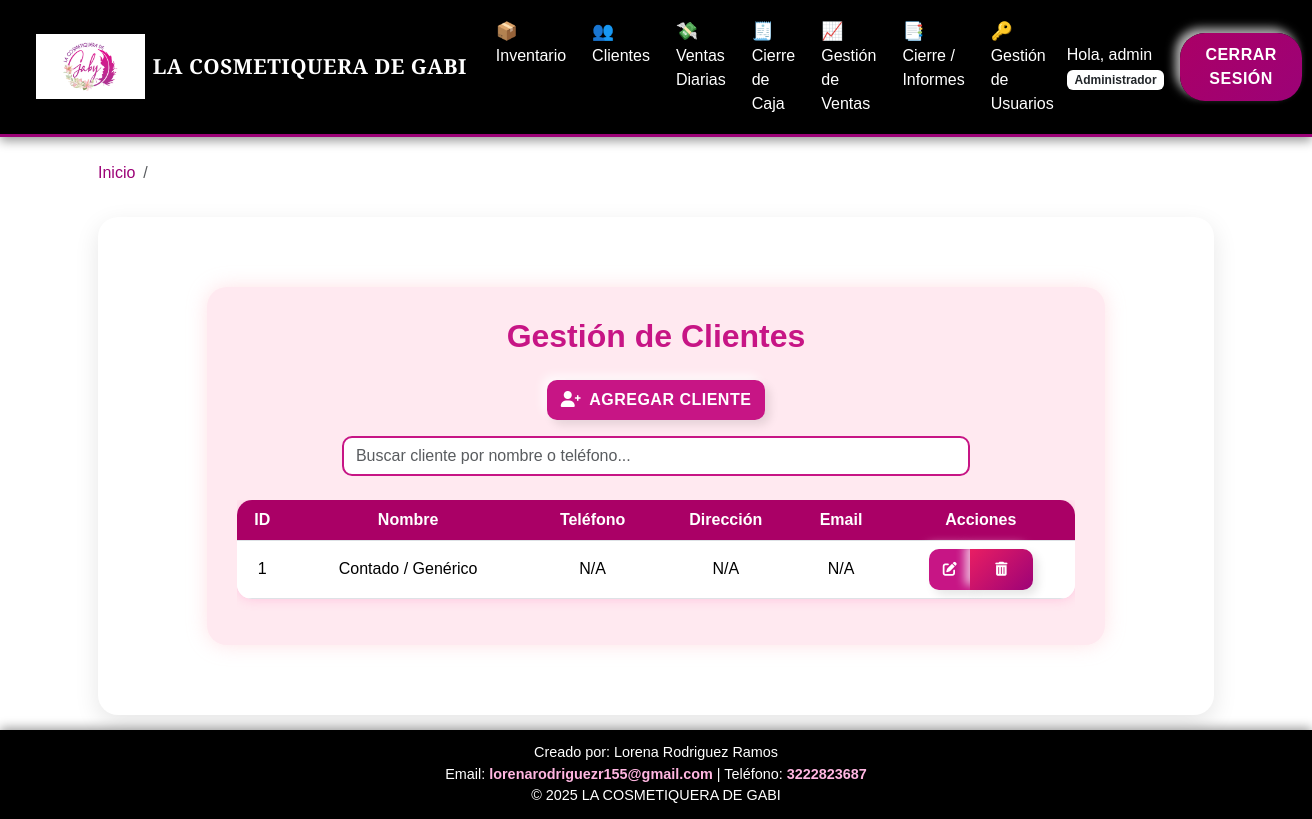
Page /clientes (signed in) on the committed database.
### app.py (models this page shows, shortened)
class Usuario(UserMixin, db.Model):
    id = db.Column(db.Integer, primary_key=True)
    username = db.Column(db.String(100), unique=True, nullable=False)
    nombre = db.Column(db.String(100), nullable=False)
    apellido = db.Column(db.String(100), nullable=False)
    cedula = db.Column(db.String(20), unique=True, nullable=False)
    rol = db.Column(db.String(50), default='Vendedora')
    password = db.Column(db.String(200))

class Cliente(db.Model):
    id = db.Column(db.Integer, primary_key=True)
    nombre = db.Column(db.String(100), nullable=False)
    telefono = db.Column(db.String(20))
    direccion = db.Column(db.String(200))
    email = db.Column(db.String(100))
    fecha_registro = db.Column(db.DateTime, default=datetime.utcnow)
    ventas = db.relationship('Venta', backref='comprador', lazy=True)

### app.py (the view)
@app.route('/clientes')
@login_required
def clientes():
    search_query = request.args.get('search', '').strip()
    try:
        if search_query:
            clientes = Cliente.query.filter(
                (Cliente.nombre.ilike(f'%{search_query}%')) |
                (Cliente.telefono.ilike(f'%{search_query}%'))
            ).all()
        else:
            clientes = Cliente.query.all()
    except OperationalError as e:
        flash(f'Error de Base de Datos al cargar clientes: {e}', 'danger')
        clientes = []
    except Exception as e:
        flash(f'Error al cargar clientes: {e}', 'danger')
        clientes = []
    return render_template('clientes.html', clientes=clientes)

### app.py (called while the page is built)
def obtener_hora_colombia():
    return datetime.now(TIMEZONE_CO)

@app.context_processor
def inject_global_data():
    return dict(
        now=obtener_hora_colombia(),
        timedelta=timedelta
    )

@login_manager.user_loader
def load_user(user_id):
    return db.session.get(Usuario, int(user_id))

### templates/clientes.html (shortened to what this page needs)
{% extends "base.html" %}
{% block content %}
<div class="container-clientes">
    <h2>Gestión de Clientes</h2>
    <div class="text-center mb-3">
        <button type="button" class="btn btn-rosado" data-bs-toggle="modal" data-bs-target="#agregarClienteModal">
            <i class="fas fa-user-plus me-2"></i>Agregar Cliente
        </button>
    </div>
    <div class="mb-4 text-center">
        <input type="text" id="buscarCliente" class="form-control w-75 mx-auto" placeholder="Buscar cliente por nombre o teléfono...">
    </div>
    <div class="table-responsive">
        <table class="table table-hover align-middle" id="tablaClientes">
            <thead>
                <tr>
                    <th>ID</th>
                    <th>Nombre</th>
                    <th>Teléfono</th>
                    <th>Dirección</th>
                    <th>Email</th>
                    <th>Acciones</th>
                </tr>
            </thead>
            <tbody>
                {% for cliente in clientes %}
                <tr>
                    <td>{{ cliente.id }}</td>
                    <td>{{ cliente.nombre }}</td>
                    <td>{{ cliente.telefono }}</td>
                    <td>{{ cliente.direccion }}</td>
                    <td>{{ cliente.email }}</td>
                    <td>
                        <div class="btn-group" role="group">
                            <button type="button" class="btn btn-sm btn-rosado"
                                data-bs-toggle="modal"
                                data-bs-target="#editarClienteModal{{ cliente.id }}">
                                <i class="fas fa-edit"></i>
                            </button>
                            <a href="{{ url_for('eliminar_cliente', cliente_id=cliente.id) }}"
                                class="btn btn-sm btn-danger"
                                data-confirm="¿Seguro que deseas eliminar a {{ cliente.nombre }}? Esta acción es permanente.">
                                <i class="fas fa-trash-alt"></i>
                            </a>
                        </div>
                    </td>
                </tr>
                {% else %}
                <tr>
                    <td colspan="6" class="text-muted">No hay clientes registrados</td>
                </tr>
                {% endfor %}
            </tbody>
        </table>
    </div>
</div>
{% endblock %}

### templates/base.html (shortened to what this page needs)
<!doctype html>
<html lang="es">
<head>
  <link href="https://cdn.jsdelivr.net/npm/bootstrap@5.3.3/dist/css/bootstrap.min.css" rel="stylesheet">
  <link rel="stylesheet" href="{{ url_for('static', filename='css/styles.css') }}">
  <link rel="stylesheet" href="https://cdnjs.cloudflare.com/ajax/libs/font-awesome/6.0.0-beta3/css/all.min.css">
</head>
<body>
  {% if current_user.is_authenticated %}
  <nav class="navbar navbar-expand-lg navbar-dark navbar-custom">
    <div class="container-fluid">
      <a class="navbar-brand d-flex align-items-center" href="{{ url_for('dashboard') }}">
        <img src="{{ url_for('static', filename='img/LOGO.png') }}" alt="Logo" class="logo-barra">
        <span class="titulo-logo ms-2">LA COSMETIQUERA DE GABI</span>
      </a>
      <div class="collapse navbar-collapse" id="navbarNav">
        <ul class="navbar-nav mx-auto mb-2 mb-lg-0">
          <li class="nav-item">
            <a class="nav-link" href="{{ url_for('inventario') }}">
              <span class="nav-emoji">📦</span>Inventario
            </a>
          </li>
          <li class="nav-item">
            <a class="nav-link" href="{{ url_for('clientes') }}">
              <span class="nav-emoji">👥</span>Clientes
            </a>
          </li>
          <li class="nav-item">
            <a class="nav-link" href="{{ url_for('nueva_venta') }}">
              <span class="nav-emoji">💸</span>Ventas Diarias
            </a>
          </li>
          {% if current_user.rol.lower() in ['administrador', 'vendedora'] %}
          <li class="nav-item">
            <a class="nav-link" href="{{ url_for('ejecutar_cierre_caja') }}">
              <span class="nav-emoji">🧾</span>Cierre de Caja
            </a>
          </li>
          {% endif %}
          {% if current_user.rol.lower() == 'administrador' %}
          <li class="nav-item">
            <a class="nav-link" href="{{ url_for('gestion_ventas') }}">
              <span class="nav-emoji">📈</span>Gestión de Ventas
            </a>
          </li>
          <li class="nav-item">
            <a class="nav-link" href="{{ url_for('reportes') }}">
              <span class="nav-emoji">📑</span>Cierre / Informes
            </a>
          </li>
          <li class="nav-item">
            <a class="nav-link" href="{{ url_for('usuarios') }}">
              <span class="nav-emoji">🔑</span>Gestión de Usuarios
            </a>
          </li>
          {% endif %}
        </ul>
        <span class="navbar-text me-3 text-white">
          Hola, {{ current_user.username }}
          <span class="badge bg-white text-dark">{{ current_user.rol }}</span>
        </span>
        <a class="btn btn-primary" href="{{ url_for('logout') }}">Cerrar Sesión</a>
      </div>
    </div>
  </nav>
  {% endif %}
  <div class="container mt-4 fade-in">
    {% block breadcrumb %}
    <nav aria-label="breadcrumb">
      <ol class="breadcrumb">
        <li class="breadcrumb-item"><a href="{{ url_for('dashboard') }}">Inicio</a></li>
        <li class="breadcrumb-item active" aria-current="page">{% block page %}{% endblock %}</li>
      </ol>
    </nav>
    {% endblock %}
  </div>
  <div class="content-wrapper container mt-3 fade-in">
    <div class="main-card">
      {% block content %}{% endblock %}
    </div>
  </div>
  <footer>
    <div>Creado por: Lorena Rodriguez Ramos</div>
    <div>Email: <a href="mailto:lorenarodriguezr155@gmail.com">lorenarodriguezr155@gmail.com</a> | Teléfono: <a href="tel:+573222823687">3222823687</a></div>
    &copy; 2025 LA COSMETIQUERA DE GABI
  </footer>
</body>
</html>

### static/css/styles.css (style rules this page uses)
:root { --color-principal: #9c0277; --color-principal-light: #aa0066; --color-principal-dark: #800050; --color-secundario: #000000; --color-texto-claro: #FFFFFF; --color-fondo-suave: #F8F8F8; }
body { background-color: var(--color-texto-claro); color: var(--color-secundario); font-family: 'Segoe UI', Tahoma, Geneva, Verdana, sans-serif; position: relative; }
.navbar-custom { background-color: var(--color-secundario); border-bottom: 3px solid var(--color-principal); box-shadow: 0 2px 10px rgba(0,0,0,0.3); }
.navbar-custom .nav-link, .navbar-custom .navbar-brand { color: var(--color-texto-claro) !important; font-weight: 500; }
h1, h2, h3 { color: var(--color-principal); font-weight: 600; }
.btn { border: none; border-radius: 25px; padding: 10px 25px; font-weight: bold; transition: all 0.3s ease-in-out; cursor: pointer; text-transform: uppercase; letter-spacing: 0.5px; box-shadow: 5px 5px 10px rgba(0,0,0,0.1), -5px -5px 10px rgba(255,255,255,0.7); }
.btn-primary, .btn-pink-custom { background: linear-gradient(135deg, var(--color-principal-light) 0%, var(--color-principal) 100%); color: var(--color-texto-claro) !important; }
.btn-danger { background: linear-gradient(135deg, #e91e63 0%, #9c0277 100%); color: var(--color-texto-claro) !important; }
.table th { background-color: var(--color-secundario); color: var(--color-texto-claro); }

### templates/base.html (style rules this page uses)
html, body { height: 100%; margin: 0; display: flex; flex-direction: column; }
.content-wrapper { flex: 1; padding-bottom: 15px; }
.navbar-custom { background-color: #000; box-shadow: 0 4px 10px rgba(0, 0, 0, 0.4); padding: 0.6rem 1.5rem; }
.logo-barra { height: 65px; width: auto; object-fit: contain; background: transparent; filter: drop-shadow(0 3px 8px rgba(0,0,0,0.6)); transition: transform 0.3s ease, filter 0.3s ease; }
.titulo-logo { font-family: 'Playfair Display', serif; font-weight: 900; font-size: 1.3rem; color: #fff; letter-spacing: 0.5px; }
.nav-emoji { font-size: 1.1em; margin-right: 5px; vertical-align: middle; }
.navbar-nav .nav-link { color: #fff !important; font-weight: 500; margin: 0 5px; transition: all 0.3s ease-in-out; }
.breadcrumb-item a { color: #9c0277; text-decoration: none; }
.main-card { background-color: #fff; border-radius: 20px; padding: 30px; box-shadow: 0 8px 25px rgba(0,0,0,0.1); }
.fade-in { animation: fadeIn 0.8s ease-in; }
footer { background-color: #000; color: #fff; padding: 12px 0; text-align: center; margin-top: auto; font-size: 0.9rem; box-shadow: 0 -2px 10px rgba(0,0,0,0.4); }
footer a { font-weight: 600; color: #ffb6e1; text-decoration: none; transition: color 0.3s ease; }

### templates/clientes.html (style rules this page uses)
body { background: linear-gradient(135deg, #fff, #fff); font-family: "Poppins", sans-serif; color: #333; }
h2 { text-align: center; color: #c71585; font-weight: 700; margin-bottom: 25px; }
.btn-rosado { background-color: #c71585; border: none; color: white; border-radius: 10px; padding: 8px 14px; transition: all 0.3s ease; }
.btn-danger { border-radius: 10px; }
.form-control { border-radius: 10px; border: 2px solid #c71585; }
.table { background-color: white; border-radius: 15px; overflow: hidden; box-shadow: 0 0 12px rgba(255, 105, 180, 0.3); }
.table th { background-color: #aa0066; color: white; text-align: center; }
.table td { text-align: center; vertical-align: middle; }
.container-clientes { background-color: #ffe9f0; width: 85%; margin: 40px auto; border-radius: 20px; padding: 30px; box-shadow: 0 0 20px rgba(255, 182, 193, 0.4); }
.fade-in { animation: fadeIn 0.8s ease-in; }

### rows in the picture
Usuario: username "admin", rol "Administrador"
Cliente: id "1", nombre "Contado / Genérico", telefono "N/A", direccion "N/A", email "N/A"
